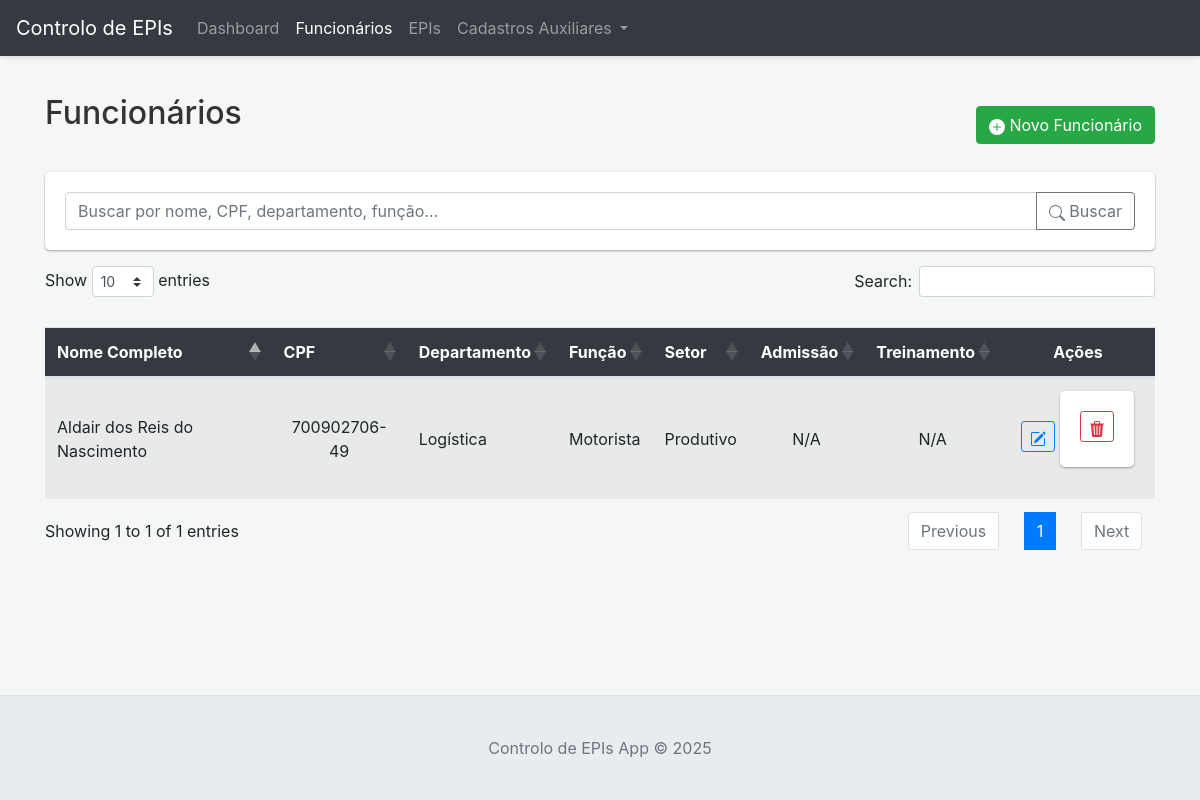
The page /funcionarios on the database as committed earlier.
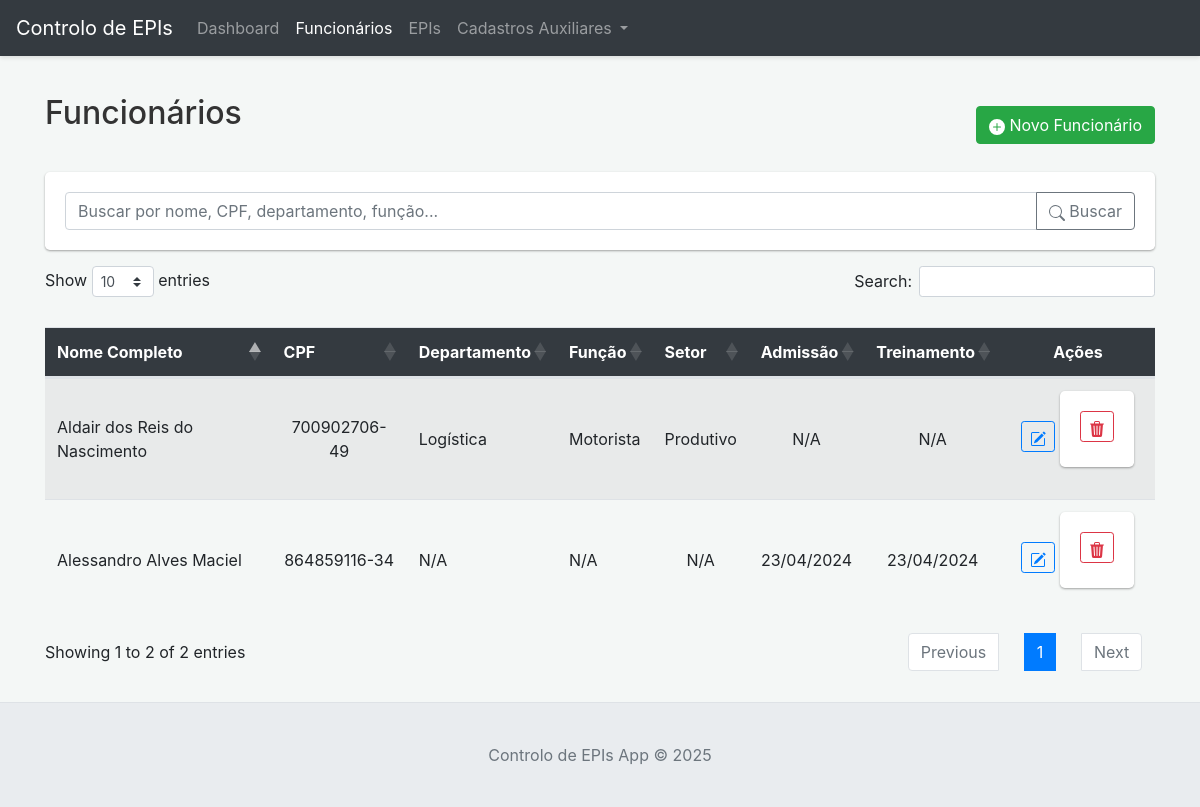
The same page on the database as committed later.
### tables this page shows
CREATE TABLE funcionarios (
                id INTEGER PRIMARY KEY AUTOINCREMENT,
                nome_completo TEXT NOT NULL,
                cpf TEXT UNIQUE,
                rg TEXT,
                ctps TEXT,
                serie TEXT,
                pis TEXT,
                departamento_id INTEGER,
                funcao_id INTEGER,
                setor TEXT CHECK(setor IN ('Produtivo', 'Administrativo', 'Outro')),
                data_admissao TEXT,
                data_treinamento TEXT,
                FOREIGN KEY (departamento_id) REFERENCES departamentos (id) ON DELETE SET NULL,
                FOREIGN KEY (funcao_id) REFERENCES funcoes (id) ON DELETE SET NULL
            );

CREATE TABLE departamentos (
                id INTEGER PRIMARY KEY AUTOINCREMENT,
                nome TEXT NOT NULL UNIQUE
            );

CREATE TABLE funcoes (
                id INTEGER PRIMARY KEY AUTOINCREMENT,
                nome TEXT NOT NULL UNIQUE
            );

### app.py (the view)
@app.route('/funcionarios')
def listar_funcionarios():
    search_query = request.args.get('search', '')
    if search_query:
        funcionarios = db.search_funcionarios(search_query)
    else:
        funcionarios = db.get_all_funcionarios()
    departamentos = db.get_all_departamentos()
    funcoes = db.get_all_funcoes()
    setores = ['Produtivo', 'Administrativo', 'Outro']
    return render_template('funcionarios.html',
                           funcionarios=funcionarios or [],
                           search_query=search_query,
                           departamentos=departamentos or [],
                           funcoes=funcoes or [],
                           setores=setores)

### app.py (called while the page is built)
@app.context_processor
def inject_now():
    return {'now': datetime.datetime.now(datetime.timezone.utc)}

def format_date_for_display(date_str_iso):
    if not date_str_iso:
        return ""
    try:
        dt_obj = datetime.datetime.strptime(str(date_str_iso), '%Y-%m-%d')
        return dt_obj.strftime('%d/%m/%Y')
    except ValueError:
        return str(date_str_iso)

### database.py (called while the page is built)
    def _get_conn(self):
        conn = sqlite3.connect(self.db_path)
        conn.row_factory = sqlite3.Row
        conn.execute("PRAGMA foreign_keys = ON;")
        return conn

    def get_all_departamentos(self):
        query = "SELECT * FROM departamentos ORDER BY nome"
        return self.execute_query(query, fetch_all=True)

    def get_all_funcoes(self):
        query = "SELECT * FROM funcoes ORDER BY nome"
        return self.execute_query(query, fetch_all=True)

    def get_all_funcionarios(self):
        query = """
            SELECT f.*, d.nome as departamento_nome, func.nome as funcao_nome
            FROM funcionarios f
            LEFT JOIN departamentos d ON f.departamento_id = d.id
            LEFT JOIN funcoes func ON f.funcao_id = func.id
            ORDER BY f.nome_completo
        """
        return self.execute_query(query, fetch_all=True)

### templates/funcionarios.html (shortened to what this page needs)
{% extends "base.html" %}
{% block content %}
<div class="d-flex justify-content-between align-items-center mb-3">
    <h2>Funcionários</h2>
    <button type="button" class="btn btn-success" data-toggle="modal" data-target="#modalFuncionario" id="btnNovoFuncionario">
        <svg xmlns="http://www.w3.org/2000/svg" width="16" height="16" fill="currentColor" class="bi bi-plus-circle-fill" viewBox="0 0 16 16">
            <path d="M16 8A8 8 0 1 1 0 8a8 8 0 0 1 16 0zM8.5 4.5a.5.5 0 0 0-1 0v3h-3a.5.5 0 0 0 0 1h3v3a.5.5 0 0 0 1 0v-3h3a.5.5 0 0 0 0-1h-3v-3z"/>
        </svg>
        Novo Funcionário
    </button>
</div>
<form method="GET" action="{{ url_for('listar_funcionarios') }}" class="mb-3 form-inline">
    <div class="input-group flex-grow-1">
        <input type="text" class="form-control" name="search" placeholder="Buscar por nome, CPF, departamento, função..." value="{{ search_query or '' }}">
        <div class="input-group-append">
            <button class="btn btn-outline-secondary" type="submit">
                Buscar
            </button>
        </div>
    </div>
</form>
{% if funcionarios %}
<div class="table-responsive">
    <table class="table table-striped table-hover" id="tabelaFuncionarios">
        <thead>
            <tr>
                <th class="text-left-override">Nome Completo</th>
                <th>CPF</th>
                <th class="text-left-override">Departamento</th>
                <th class="text-left-override">Função</th>
                <th>Setor</th>
                <th>Admissão</th>
                <th>Treinamento</th>
                <th>Ações</th>
            </tr>
        </thead>
        <tbody>
            {% for func in funcionarios %}
            <tr>
                <td class="text-left-override">{{ func.nome_completo }}</td>
                <td>{{ func.cpf or 'N/A' }}</td>
                <td class="text-left-override">{{ func.departamento_nome or 'N/A' }}</td>
                <td class="text-left-override">{{ func.funcao_nome or 'N/A' }}</td>
                <td>{{ func.setor or 'N/A' }}</td>
                <td>{{ func.data_admissao | format_date_display if func.data_admissao else 'N/A' }}</td>
                <td>{{ func.data_treinamento | format_date_display if func.data_treinamento else 'N/A' }}</td>
                <td>
                    <div class="action-buttons">
                        <button type="button" class="btn btn-sm btn-outline-primary btn-editar-funcionario" title="Editar"
                                data-toggle="modal" data-target="#modalFuncionario" data-id="{{ func.id }}">
                        </button>
                        <form action="{{ url_for('excluir_funcionario', func_id=func.id) }}" method="POST" style="display:inline;" onsubmit="return confirm('Tem certeza que deseja excluir este funcionário?');">
                            <button type="submit" class="btn btn-sm btn-outline-danger" title="Excluir">
                            </button>
                        </form>
                    </div>
                </td>
            </tr>
            {% endfor %}
        </tbody>
    </table>
</div>
{% endif %}
{% endblock %}

### templates/base.html (shortened to what this page needs)
<!DOCTYPE html>
<html lang="pt-BR">
<head>
    <link href="https://stackpath.bootstrapcdn.com/bootstrap/4.5.2/css/bootstrap.min.css" rel="stylesheet">
    <link href="https://cdnjs.cloudflare.com/ajax/libs/select2/4.0.13/css/select2.min.css" rel="stylesheet" />
    <link rel="stylesheet" href="https://cdnjs.cloudflare.com/ajax/libs/select2-bootstrap-theme/0.1.0-beta.10/select2-bootstrap.min.css">
    <link href="https://cdn.datatables.net/1.13.6/css/dataTables.bootstrap4.min.css" rel="stylesheet">
    <link rel="stylesheet" href="{{ url_for('static', filename='style.css') }}">
</head>
<body>
    <nav class="navbar navbar-expand-lg navbar-dark bg-dark fixed-top">
        <a class="navbar-brand" href="{{ url_for('dashboard') }}">Controlo de EPIs</a>
        <div class="collapse navbar-collapse" id="navbarNav">
            <ul class="navbar-nav">
                <li class="nav-item {% if request.endpoint == 'dashboard' %}active{% endif %}">
                    <a class="nav-link" href="{{ url_for('dashboard') }}">Dashboard</a>
                </li>
                <li class="nav-item {% if request.endpoint.startswith('listar_funcionarios') %}active{% endif %}">
                    <a class="nav-link" href="{{ url_for('listar_funcionarios') }}">Funcionários</a>
                </li>
                <li class="nav-item {% if request.endpoint.startswith('listar_epis') %}active{% endif %}">
                    <a class="nav-link" href="{{ url_for('listar_epis') }}">EPIs</a>
                </li>
                <li class="nav-item dropdown {% if request.endpoint.startswith('listar_departamentos') or request.endpoint.startswith('listar_funcoes') %}active{% endif %}">
                    <a class="nav-link dropdown-toggle" href="#" id="navbarDropdownCadastrosAux" role="button" data-toggle="dropdown" aria-haspopup="true" aria-expanded="false">
                        Cadastros Auxiliares
                    </a>
                </li>
            </ul>
        </div>
    </nav>
    <div class="container">
        {% block content %}
        {% endblock %}
    </div>
    <footer class="footer">
        <div class="container">
            <span class="text-muted">Controlo de EPIs App &copy; {{ now.year if now else '2024' }}</span>
        </div>
    </footer>
</body>
</html>

### static/style.css (style rules this page uses)
html, body { height: 100%; margin: 0; }
body { display: flex; flex-direction: column; padding-top: 70px; background-color: #f4f7f6; }
.navbar { box-shadow: 0 2px 4px rgba(0,0,0,.1); }
.container { flex: 1 0 auto; padding-top: 1.5rem; padding-bottom: 1.5rem; }
.footer { flex-shrink: 0; background-color: #e9ecef; padding: 1rem 0; text-align: center; margin-top: auto; border-top: 1px solid #dee2e6; color: #6c757d; }
.input-group-append .btn { height: calc(1.5em + .75rem + 2px); }
.action-buttons .btn { margin-right: 5px; margin-bottom: 5px; }
.action-buttons .btn:last-child { margin-right: 0; }
.table td .action-buttons { white-space: nowrap; display: flex; align-items: center; justify-content: center; }
.table th:last-child, .table td:last-child { min-width: 130px; width: auto; text-align: center !important; }
.table thead th { background-color: #343a40; color: white; vertical-align: middle; text-align: center; }
.table tbody td { vertical-align: middle; text-align: center; }
h2 { color: #333; margin-bottom: 1.5rem; }
.input-group > .input-group-append > .btn { border-top-left-radius: 0; border-bottom-left-radius: 0; }
form { background-color: #fff; padding: 20px; border-radius: .3rem; box-shadow: 0 1px 3px rgba(0,0,0,.12), 0 1px 2px rgba(0,0,0,.24); margin-bottom: 20px; }
.text-left-override { text-align: left !important; }

Rows that differ between the two databases and show on the page:
added funcionarios: nome_completo "Alessandro Alves Maciel", cpf "864859116-34", departamento_nome "N/A", funcao_nome "N/A", setor "N/A", data_admissao "23/04/2024", data_treinamento "23/04/2024"
Other text that changed with them:
text written by a page script: "Show entries Search: Showing 1 to 1 of 1 entries Previous 1 Next" → "Show entries Search: Showing 1 to 2 of 2 entries Previous 1 Next"
